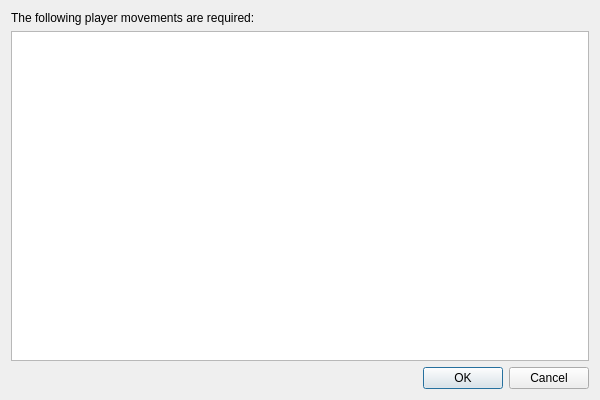
<?xml version="1.0" encoding="UTF-8"?>
<ui version="4.0">
 <class>TBMovementDialog</class>
 <widget class="QDialog" name="TBMovementDialog">
  <property name="geometry">
   <rect>
    <x>0</x>
    <y>0</y>
    <width>600</width>
    <height>400</height>
   </rect>
  </property>
  <property name="windowTitle">
   <string>Player Movements</string>
  </property>
  <property name="modal">
   <bool>true</bool>
  </property>
  <layout class="QVBoxLayout" name="mainLayout">
   <item>
    <widget class="QLabel" name="titleLabel">
     <property name="text">
      <string>The following player movements are required:</string>
     </property>
     <property name="wordWrap">
      <bool>true</bool>
     </property>
    </widget>
   </item>
   <item>
    <widget class="QTableView" name="tableView">
     <property name="selectionBehavior">
      <enum>QAbstractItemView::SelectRows</enum>
     </property>
     <property name="selectionMode">
      <enum>QAbstractItemView::SingleSelection</enum>
     </property>
     <property name="alternatingRowColors">
      <bool>true</bool>
     </property>
     <property name="sortingEnabled">
      <bool>false</bool>
     </property>
    </widget>
   </item>
   <item>
    <widget class="QDialogButtonBox" name="buttonBox">
     <property name="orientation">
      <enum>Qt::Horizontal</enum>
     </property>
     <property name="standardButtons">
      <set>QDialogButtonBox::Cancel|QDialogButtonBox::Ok</set>
     </property>
    </widget>
   </item>
  </layout>
 </widget>
 <resources/>
 <connections>
  <connection>
   <sender>buttonBox</sender>
   <signal>accepted()</signal>
   <receiver>TBMovementDialog</receiver>
   <slot>accept()</slot>
   <hints>
    <hint type="sourcelabel">
     <x>248</x>
     <y>254</y>
    </hint>
    <hint type="destinationlabel">
     <x>157</x>
     <y>274</y>
    </hint>
   </hints>
  </connection>
  <connection>
   <sender>buttonBox</sender>
   <signal>rejected()</signal>
   <receiver>TBMovementDialog</receiver>
   <slot>reject()</slot>
   <hints>
    <hint type="sourcelabel">
     <x>316</x>
     <y>260</y>
    </hint>
    <hint type="destinationlabel">
     <x>286</x>
     <y>274</y>
    </hint>
   </hints>
  </connection>
 </connections>
</ui>
